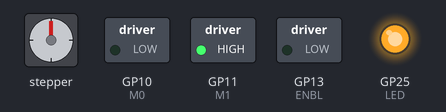
This program was run on a simulated Raspberry Pi Pico running MicroPython. On the bench: stepper motor, switched loads named in the program (green lamp = pin HIGH), output pins drawn as LEDs (lit = HIGH). Pins used as bus, display or sensor lines are not drawn; what the program prints to the serial console is not drawn.

Above: at 0.65 s.
At 1.05 s:
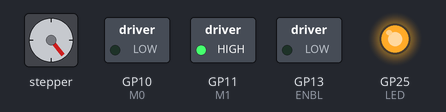
At 1.5 s:
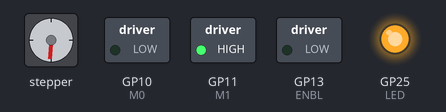
At 2.35 s:
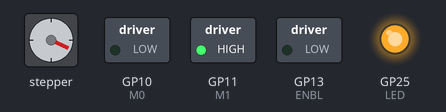
At 3.1 s:
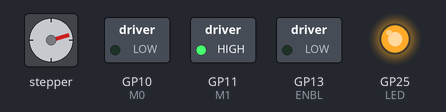
At 4.1 s:
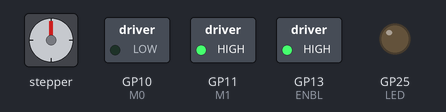
Timing chart, 0 to 8.8 s (numbered marks = the images above):
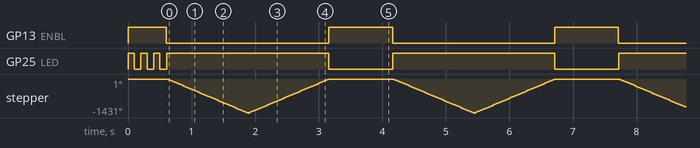

The program:

first_steps.py
```python
from machine import Pin
import time

PI = 3.14159

# ---- CORE PINS (Pico 2) ----
STEP  = Pin(14, Pin.OUT, value=0)
DIR   = Pin(15, Pin.OUT, value=0)
ENBL  = Pin(13, Pin.OUT, value=1)   # active-LOW: 1=disabled, 0=enabled
SLEEP = Pin(12, Pin.OUT, value=0)   # 0=sleep, 1=awake
LED   = Pin("LED", Pin.OUT, value=0)

# ---- MICROSTEP CONTROL (wire GP10->M0, GP11->M1) ----
M0 = Pin(10, Pin.IN)                # hi-Z = FLOAT
M1 = Pin(11, Pin.OUT, value=1)      # start HIGH (paired w/ M0 FLOAT => 1/32)

MOTOR_STEPS_PER_REV = 200                 # your motor (1.8°)
GEAR_RATIO = 60/7
GLOBE_STEPS_PER_REV = GEAR_RATIO * MOTOR_STEPS_PER_REV
GLOBE_ROTATION_PER_STEP = 2 * PI / GLOBE_STEPS_PER_REV

ORBIT_PERIOD = 90 * 60 ### 90 minutes per rev roughly
EARTH_ROTATION_PER_ORBIT = ORBIT_PERIOD * 2 * PI/86400
STEPS_PER_ORBIT = EARTH_ROTATION_PER_ORBIT / GLOBE_ROTATION_PER_STEP
STEP_INTERVAL =  ORBIT_PERIOD / STEPS_PER_ORBIT

# ---- DRV8834 microstep helpers (Pico 2) ----
class DRV8834Microstep:
    """Control DRV8834 microstepping via M0/M1."""
    def __init__(self, m0_pin=10, m1_pin=11, settle_ms=2):
        self.m0 = Pin(m0_pin, Pin.IN)             # hi-Z (FLOAT)
        self.m1 = Pin(m1_pin, Pin.OUT, value=0)   # LOW
        self.settle_ms = settle_ms
        self._factor = 4                          # M0 FLOAT + M1 LOW = 1/4-step

    # --- low-level pin states ---
    def _m0_float(self): self.m0.init(Pin.IN)                 # hi-Z (FLOAT)
    def _m0_low(self):   self.m0.init(Pin.OUT); self.m0.value(0)
    def _m0_high(self):  self.m0.init(Pin.OUT); self.m0.value(1)
    def _m1_low(self):   self.m1.init(Pin.OUT); self.m1.value(0)
    def _m1_high(self):  self.m1.init(Pin.OUT); self.m1.value(1)

    def _apply(self, m0, m1, factor):
        {"float": self._m0_float, "low": self._m0_low, "high": self._m0_high}[m0]()
        {"low": self._m1_low,     "high": self._m1_high}[m1]()
        time.sleep_ms(self.settle_ms)
        self._factor = factor
        return factor

    # --- ready-made modes ---
    def full(self):         return self._apply("low",   "low",  1)   # 1/1
    def half(self):         return self._apply("high",  "low",  2)   # 1/2
    def quarter(self):      return self._apply("float", "low",  4)   # 1/4
    def eighth(self):       return self._apply("low",   "high", 8)   # 1/8
    def sixteenth(self):    return self._apply("high",  "high", 16)  # 1/16
    def thirtysecond(self): return self._apply("float", "high", 32)  # 1/32

    # one-call convenience
    def set(self, mode):
        s = str(mode).lower()
        if s in ("full","1","1/1"):            return self.full()
        if s in ("half","1/2"):                return self.half()
        if s in ("quarter","1/4"):             return self.quarter()
        if s in ("eighth","1/8"):              return self.eighth()
        if s in ("sixteenth","1/16"):          return self.sixteenth()
        if s in ("thirtysecond","1/32"):       return self.thirtysecond()
        raise ValueError("Use: full, 1/2, 1/4, 1/8, 1/16, or 1/32")

    @property
    def factor(self): return self._factor

    def pulses_per_rev(self, motor_steps=200):
        """Return pulses for one shaft revolution."""
        return motor_steps * self._factor

def set_microstep_132():
    """DRV8834: M0 = FLOAT, M1 = HIGH -> 1/32 step (smallest)."""
    M0.init(Pin.IN)                 # FLOAT (no pull) = hi-Z
    M1.init(Pin.OUT); M1.value(1)   # force HIGH
    time.sleep_ms(2)                # let the driver settle

def blink(n, on_ms=120, off_ms=120):
    for _ in range(n):
        LED.value(1); time.sleep_ms(on_ms)
        LED.value(0); time.sleep_ms(off_ms)

def driver_enable(on=True):
    if on:
        SLEEP.value(1)              # wake
        time.sleep_ms(2)
        ENBL.value(0)               # enable outputs
        #blink(2, 120, 120)          # cue
    else:
        ENBL.value(1)
        SLEEP.value(0)
        #blink(1, 200, 200)

def step_pulse(delay_us=1500):
    # DRV8834 needs ~≥1.9 us HIGH and LOW. Keep delay_us >= 4 to be safe.
    hi = max(2, delay_us // 2)
    lo = max(2, delay_us - hi)
    STEP.value(1); time.sleep_us(hi)
    STEP.value(0); time.sleep_us(lo)

def move(steps, delay_us=1500):
    if steps > 0:
        direction = 1
    else:
        direction = -1
        steps = abs(int(steps))
    DIR.value(1 if direction > 0 else 0)
    LED.value(1)                    # solid during motion
    for _ in range(abs(int(steps))):
        step_pulse(delay_us)
    LED.value(0)

def pulses_per_rev(microstep=32):
    return MOTOR_STEPS_PER_REV * microstep

# after you define ENBL/SLEEP etc.

if __name__ == "__main__":
    blink(3, 100, 100)
    ms = DRV8834Microstep()           # GP10/GP11 by default
    ENBL.value(1)                     # disable driver (active-LOW)
    ms.thirtysecond()                 # 1/32-step (smallest)
    ENBL.value(0)                     # re-enable
    ppr = ms.pulses_per_rev(200)      # e.g., 200 * 32 = 6400
    count = 0
    while True:
        ms.thirtysecond()
        driver_enable(True)
        #move(-ms._factor, delay_us=1000)
        ms.eighth()
        print(count); count+=1
        move(-800, delay_us=1500)
        move(800, delay_us=1500)
        driver_enable(False)
        #time.sleep_ms(STEP_INTERVAL)
        time.sleep(1)
```

Measured:
- by itself, GP13 (ENBL): alternates HIGH for 1.0 s and LOW for 2.5 s
- by itself, GP25 (LED): repeats every 0.20 s: HIGH 0.10 s, LOW 0.10 s
- by itself, stepper: turns 1431° counter-clockwise in 1.3 s, then 1431° clockwise in 1.3 s, repeating every 3.6 s
